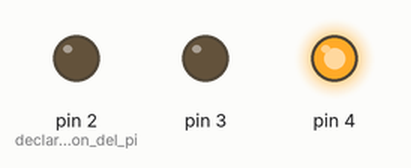
Bench run of a sketch on a simulated Arduino Uno, built with avr-gcc and run on an emulated ATmega328P. Shown: output pins drawn as LEDs (lit = HIGH).

Above: at 2.0 s.
At 5.1 s:
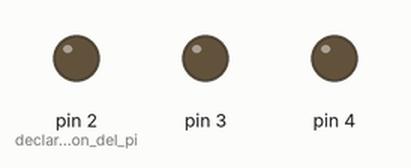
At 6.9 s:
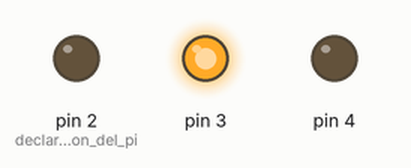
At 12.5 s:
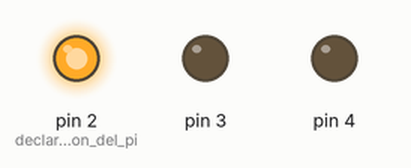
Timing chart, 0 to 19.5 s (numbered marks = the images above):
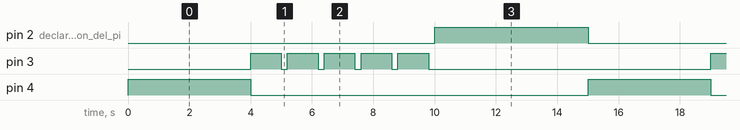

The sketch:

003_Sem_foro_WHILE.ino
```cpp
/* Semáforo WHILE */

void setup()
{
	pinMode(2, OUTPUT); //declara la funcion del pin
	pinMode(3, OUTPUT);
	pinMode(4, OUTPUT);
}

void loop() {
	int cuenta = 0;
	digitalWrite(4,HIGH); //Asigna un estado 1 lógico al pin 2
	delay(4000);
	digitalWrite(4,LOW); //Asigna un estado 0 lógico al pin 2

	while(cuenta<5) {
		digitalWrite(3,HIGH);
		delay(1000);
		digitalWrite(3,LOW);
		delay(200);
		cuenta++;
	}
	digitalWrite(2,HIGH);
	delay(5000);
	digitalWrite(2,LOW);
}
```

Measured:
- by itself, pin 2 (declara_la_funcion_del_pi): alternates HIGH for 5.0 s and LOW for 10.0 s
- by itself, pin 3: repeats every 15.0 s: 4 × (LOW 0.20 s, HIGH 1.0 s), LOW 9.2 s, HIGH 1.0 s
- by itself, pin 4: alternates HIGH for 4.0 s and LOW for 11.0 s
